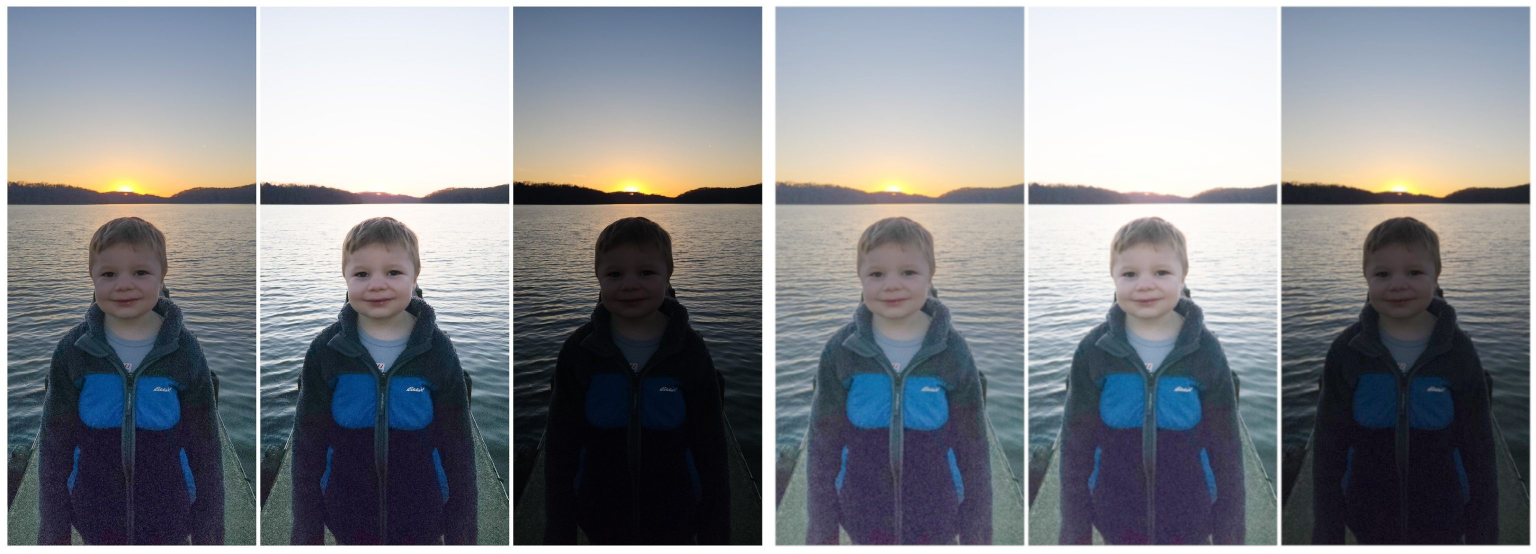
#> input picture context/archive/2026-06-18-adaptive-enhancement-parameters/repro/Sunset-Exposure-Example-1536x1107.local-ba.jpg, 3072 x 1107 px, given in place of 01-very-dark-iso160000.local-ba.jpg, which was not available (shown at 1/2 size)
$ python gen_auto_params_fixtures.py
#> lines starting #> are read from the running program, lines starting #| are printed output that depends on the picture; pictures that were not available may be replaced by others from this repository, and a replacement may not be noted
#!/usr/bin/env python3
"""Generate the Auto-params oracle fixtures (S-12).

Emits one JSON file per oracle image under ``tests/fixtures/auto-params/``,
each holding precomputed Rec.709 ``LumaStats``. The vitest gate runs in a Node
environment with no image decoder, so stats are precomputed here (offline) and
committed; the test feeds them into ``recommendParams`` and asserts ranges.

Two provenances:
  * ``montage-derived`` — luma stats of the LEFT (before) half of a
                    ``*.local-ba.jpg`` before/after montage in ``repro/``. This
                    is a faithful PROXY for the raw source, not the raw original
                    itself (the montage adds one JPEG re-export and a possible
                    fit-resize); the raw originals are not in the repo.
  * ``synthetic`` — a constructed luma distribution covering a class the 3
                    available photos don't (point-lights, blue-hour, etc.).

The stat math mirrors ``src/lib/engines/auto-params.ts::computeLumaStats``
(Rec.709 luma, 256-bin histogram, nearest-rank percentiles).

Regenerate:  python scripts/gen_auto_params_fixtures.py
Requires:    Pillow, numpy.
"""

from __future__ import annotations

import json
from pathlib import Path

import numpy as np
from PIL import Image

REPO = Path(__file__).resolve().parents[1]
REPRO = REPO / "context/changes/adaptive-enhancement-parameters/repro"
OUT = REPO / "tests/fixtures/auto-params"
SAMPLE_MAX_EDGE = 512

LUMA = np.array([0.2126, 0.7152, 0.0722])
SHADOW_T, HIGHLIGHT_T, CLIP_T = 0.18, 0.90, 0.98


def luma_stats(rgb: np.ndarray) -> dict:
    """rgb: HxWx3 uint8 -> LumaStats dict (mirrors computeLumaStats)."""
    y = np.clip(np.round(rgb.astype(np.float64) @ LUMA), 0, 255).astype(int)
    hist = np.bincount(y.ravel(), minlength=256).astype(np.float64)
    total = float(y.size)
    values = np.arange(256) / 255.0

    mean = float((values * hist).sum() / total)
    cum = np.cumsum(hist)

    def pct(q: float) -> float:
        idx = int(np.searchsorted(cum, q * total, side="left"))
        return min(idx, 255) / 255.0

    return {
        "mean": mean,
        "p05": pct(0.05),
        "p25": pct(0.25),
        "p50": pct(0.50),
        "p75": pct(0.75),
        "p95": pct(0.95),
        "p99": pct(0.99),
        "shadowRatio": float(hist[values < SHADOW_T].sum() / total),
        "highlightRatio": float(hist[values > HIGHLIGHT_T].sum() / total),
        "clipRatio": float(hist[values > CLIP_T].sum() / total),
    }


def downscale(im: Image.Image) -> np.ndarray:
    w, h = im.size
    scale = min(1.0, SAMPLE_MAX_EDGE / max(w, h))
    if scale < 1.0:
        im = im.resize((max(1, round(w * scale)), max(1, round(h * scale))), Image.BILINEAR)
    return np.asarray(im.convert("RGB"))


def before_half(path: Path) -> np.ndarray:
    """Recover the source from the left (before) half of a B/A montage."""
    im = Image.open(path)
    w, h = im.size
    return downscale(im.crop((0, 0, w // 2, h)))


# --- Synthetic class builders (deterministic; no RNG seed needed via np default) ---
def _img_from_channels(y: np.ndarray) -> np.ndarray:
    """Stack a single luma plane into a gray RGB image (R=G=B≈y)."""
    g = np.clip(y, 0, 255).astype(np.uint8)
    return np.stack([g, g, g], axis=-1)


def synth(kind: str) -> np.ndarray:
    rng = np.random.default_rng(12345)  # fixed seed → reproducible fixtures
    n = 256 * 256
    if kind == "dark-point-lights":
        base = rng.normal(14, 5, n)
        spec = rng.integers(0, n, 60)  # a handful of clipped point lights
        base[spec] = 255
        return _img_from_channels(base.reshape(256, 256))
    if kind == "blue-hour-ok":
        return _img_from_channels(rng.normal(92, 18, n).reshape(256, 256))
    if kind == "bright-daylight":
        return _img_from_channels(rng.normal(165, 22, n).reshape(256, 256))
    if kind == "clean-but-dark":
        return _img_from_channels(rng.normal(26, 4, n).reshape(256, 256))
    if kind == "noisy-mid-shadow":
        return _img_from_channels(rng.normal(40, 22, n).reshape(256, 256))
    if kind == "high-contrast-night":
        base = rng.normal(18, 8, n)
        bright = rng.integers(0, n, n // 12)  # ~8% bright highlights
        base[bright] = rng.normal(245, 8, bright.size)
        return _img_from_channels(base.reshape(256, 256))
    raise ValueError(kind)


REAL = [
    ("01-very-dark", "very-dark", "01-very-dark-iso160000.local-ba.jpg"),
    ("02-mixed-bright", "already-bright", "02-mixed-copenhagen-night.local-ba.jpg"),
    ("03-moderate-night", "moderate-night", "03-moderate-night-street.local-ba.jpg"),
]
SYNTH = [
    ("04-dark-point-lights", "highlight-clipped", "dark-point-lights"),
    ("05-blue-hour-ok", "already-bright", "blue-hour-ok"),
    ("06-bright-daylight", "already-bright", "bright-daylight"),
    ("07-clean-but-dark", "dark", "clean-but-dark"),
    ("08-noisy-mid-shadow", "moderate-night", "noisy-mid-shadow"),
    ("09-high-contrast-night", "highlight-heavy", "high-contrast-night"),
]


def write(name: str, payload: dict) -> None:
    (OUT / f"{name}.json").write_text(json.dumps(payload, indent=2) + "\n", encoding="utf-8")


def main() -> None:
    OUT.mkdir(parents=True, exist_ok=True)
    for name, cls, fname in REAL:
        stats = luma_stats(before_half(REPRO / fname))
#> in before_half, im is the input picture: PIL image 3072x1107 RGB; mean R, G, B 131, 133.8, 138.9
#> in downscale, `im = im.resize((max(1, round(w * scale)), max(1, round(h * scale))), I..`:
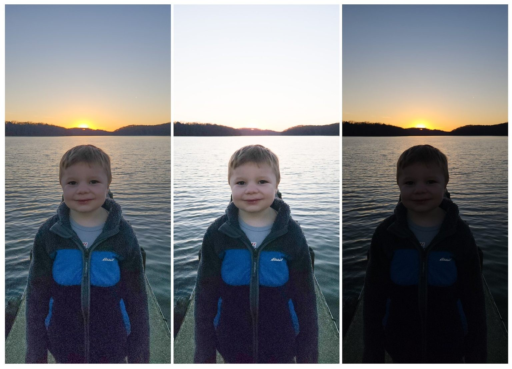
#> im: PIL image 512x369 RGB; mean R, G, B 119.8, 122.2, 126.6
#> in luma_stats, `y = np.clip(np.round(rgb.astype(np.float64) @ LUMA), 0, 255).astype(int)`:
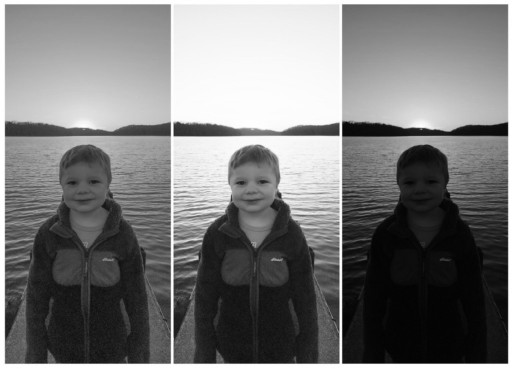
#> y: shape (369, 512) int64; min 2, max 255, mean 122
#> in luma_stats, `hist = np.bincount(y.ravel(), minlength=256).astype(np.float64)`: hist = 256 values, max 4093 at index 255, min 0 at index 0, mean 738
#> in luma_stats, `mean = float((values * hist).sum() / total)`: mean = 0.479
#> in luma_stats, `cum = np.cumsum(hist)`: cum = 256 values from 0 to 188928
#> in pct, `idx = int(np.searchsorted(cum, q * total, side="left"))`: idx = 6
#> stats = 10 items
        write(name, {"name": name, "class": cls, "provenance": "montage-derived",
                     "source": f"repro/{fname} (left/before half, ≤512px — proxy for raw source)",
                     "stats": stats})
        print(f"{name:24} {cls:18} p50={stats['p50']:.3f} mean={stats['mean']:.3f}")
#| 01-very-dark             very-dark          p50=0.471 mean=0.479
#> pass 2 of the loop in main, `for name, cls, fname in REAL:`:
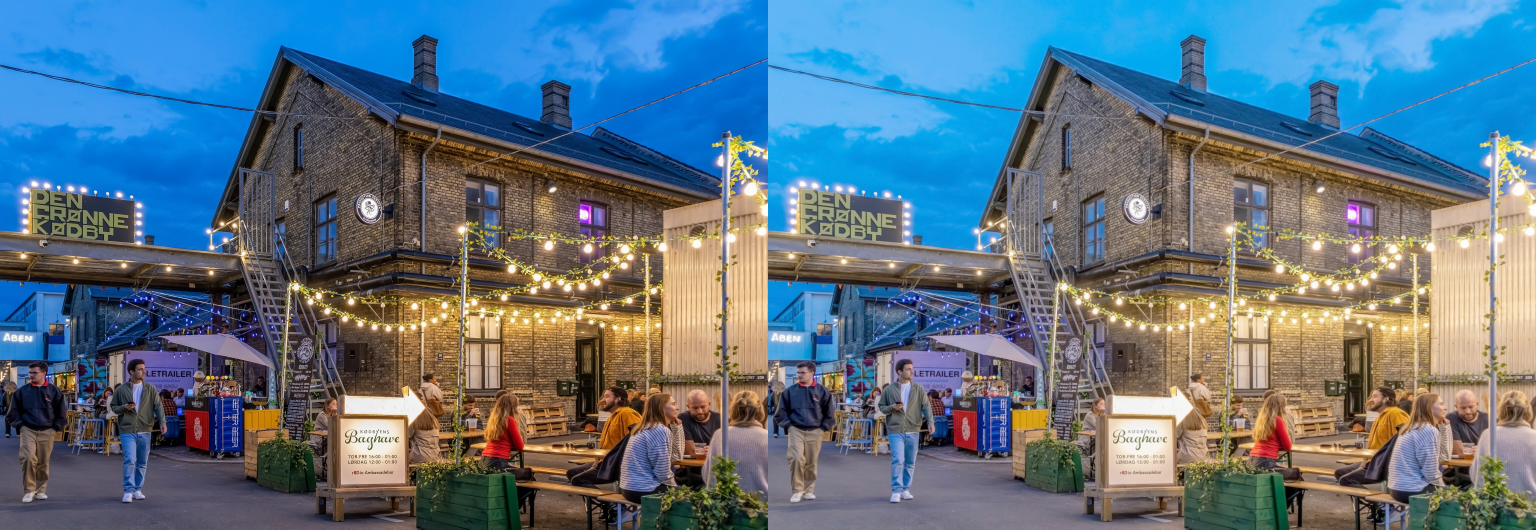
#> input picture context/archive/2026-06-18-adaptive-enhancement-parameters/repro/02-mixed-copenhagen-night.local-ba.jpg, 7680 x 2646 px, found by its file name (shown at 1/5 size)
#> in before_half, im is the input picture: PIL image 7680x2646 RGB; mean R, G, B 92, 116.2, 133.3
#> in downscale (call 2), `im = im.resize((max(1, round(w * scale)), max(1, round(h * scale))), I..`:
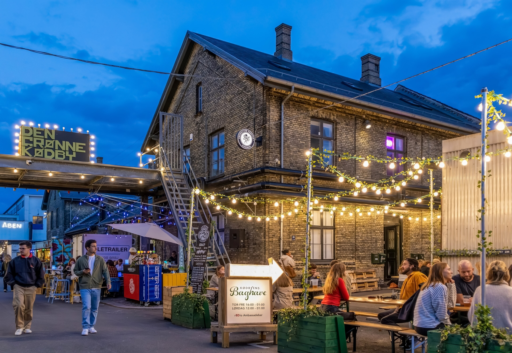
#> im: PIL image 512x353 RGB; mean R, G, B 78.7, 100.1, 120.1
#> in luma_stats (call 2), `y = np.clip(np.round(rgb.astype(np.float64) @ LUMA), 0, 255).astype(int)`:
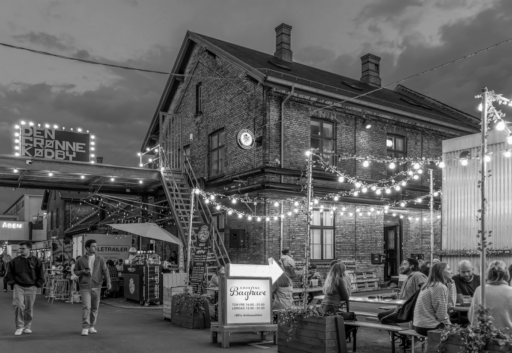
#> y: shape (353, 512) int64; min 0, max 253, mean 97
#> hist = 256 values, max 2277 at index 139, min 0 at index 254, mean 706
#> mean = 0.38
#> cum = 256 values from 114 to 180736
#| 02-mixed-bright          already-bright     p50=0.369 mean=0.380
#> pass 3 of the loop in main, `for name, cls, fname in REAL:`:
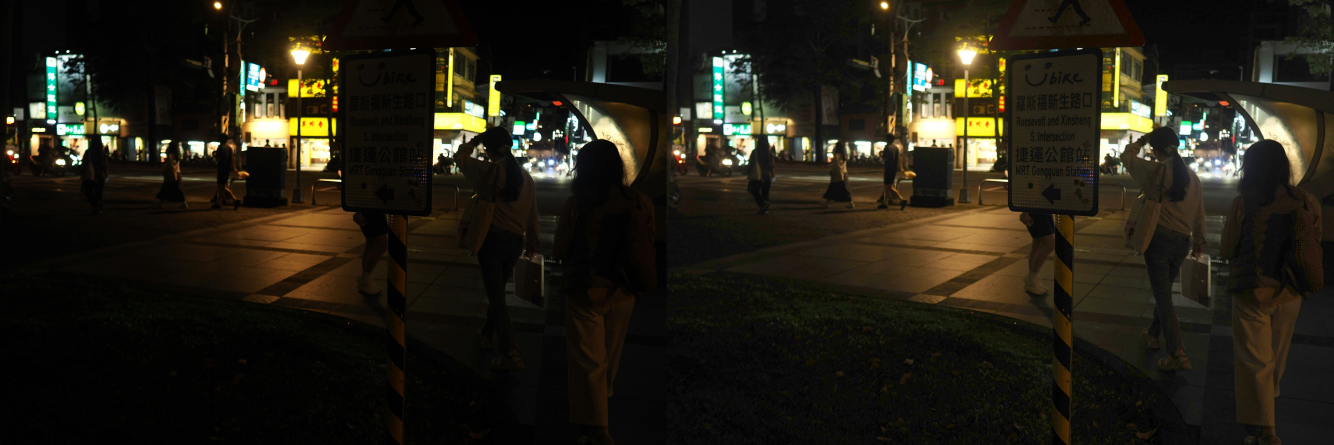
#> input picture context/archive/2026-06-18-adaptive-enhancement-parameters/repro/03-moderate-night-street.local-ba.jpg, 8000 x 2667 px, found by its file name (shown at 1/6 size)
#> in before_half, im is the input picture: PIL image 8000x2667 RGB; mean R, G, B 35.6, 31.9, 21
#> in downscale (call 3), `im = im.resize((max(1, round(w * scale)), max(1, round(h * scale))), I..`:
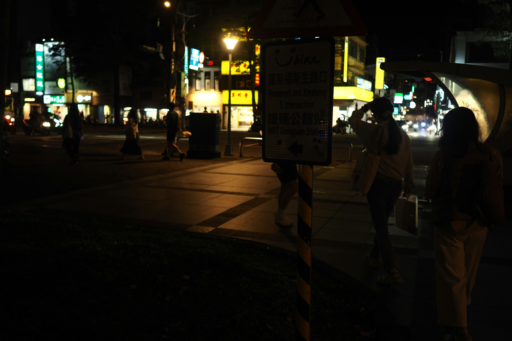
#> im: PIL image 512x341 RGB; mean R, G, B 26.3, 23.1, 14.2
#> in luma_stats (call 3), `y = np.clip(np.round(rgb.astype(np.float64) @ LUMA), 0, 255).astype(int)`:
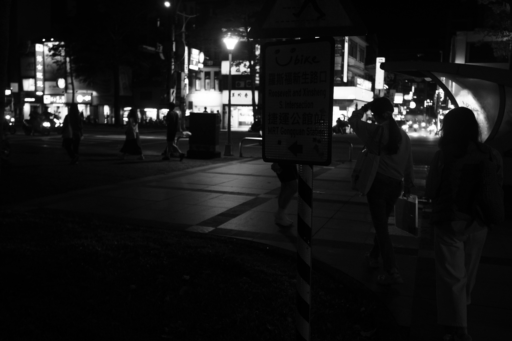
#> y: shape (341, 512) int64; min 0, max 255, mean 23.1
#> hist = 256 values, max 20151 at index 2, min 23 at index 206, mean 682
#> mean = 0.0907
#> cum = 256 values from 259 to 174592
#| 03-moderate-night        moderate-night     p50=0.031 mean=0.091
    for name, cls, kind in SYNTH:
        stats = luma_stats(synth(kind))
        write(name, {"name": name, "class": cls, "provenance": "synthetic",
                     "source": f"synthetic:{kind}", "stats": stats})
        print(f"{name:24} {cls:18} p50={stats['p50']:.3f} mean={stats['mean']:.3f}")


if __name__ == "__main__":
    main()
